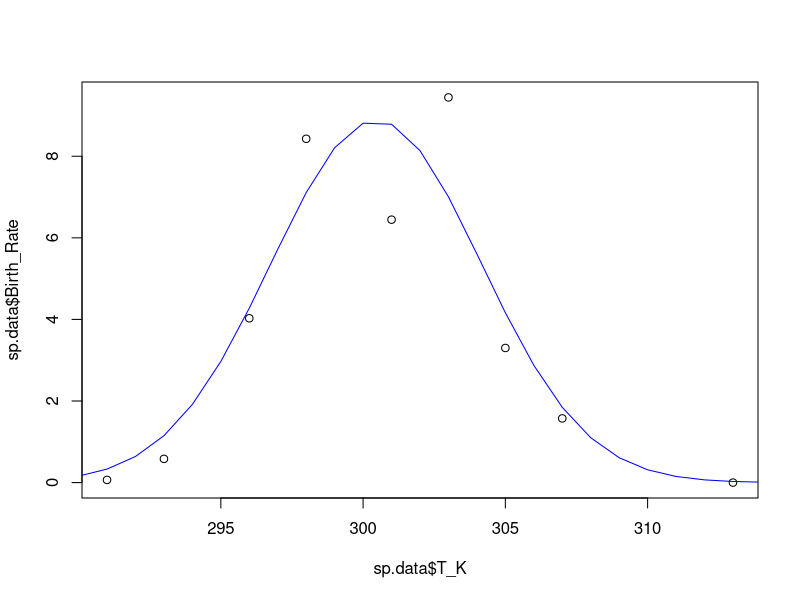
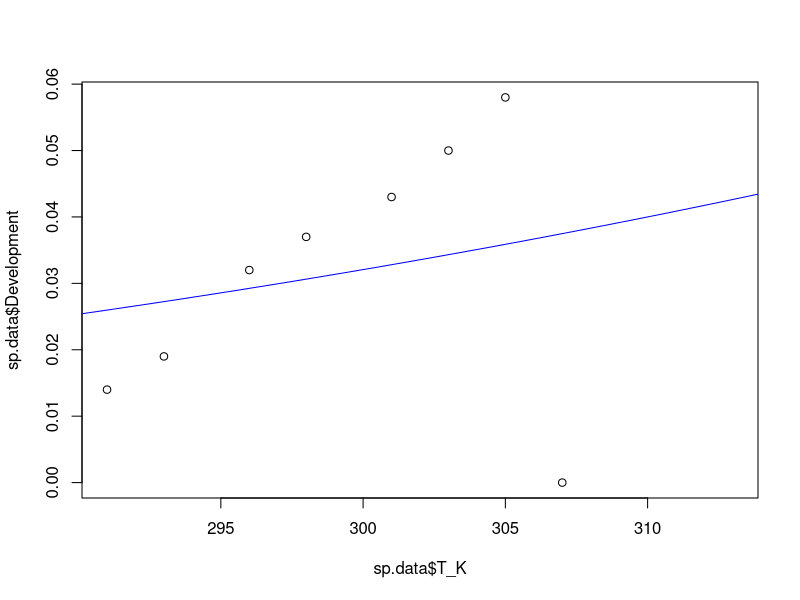

The R script that drew these images, in order: (Note: this script raises an error after producing the figures.)
###################################################################
#### This R script fits functions to temperature response data ####
###################################################################


# Load packages and set working directory
library(tidyr)
library(ggplot2)
library(dplyr)
library(tidyverse)
setwd(dirname(rstudioapi::getActiveDocumentContext()$path))

# Read data
data <- as.data.frame(read_csv("Temperature response data.csv"))

# Select an insect by removing # in front of name and placing # in front of other species
sp.data <- subset(data, Species == "Clavigralla shadabi")
#sp.data <- subset(data, Species == "Clavigralla tomentosicollis Benin")
#sp.data <- subset(data, Species == "Clavigralla tomentosicollis Nigeria")
#sp.data <- subset(data, Species == "Clavigralla tomentosicollis Burkina Faso")
#sp.data <- subset(data, Species == "Apolygus lucorum")
#sp.data <- subset(data, Species == "Adelphocoris suturalis")
#sp.data <- subset(data, Species == "Macrosiphum euphorbiae Brazil")
#sp.data <- subset(data, Species == "Aulacorthum solani Brazil")
#sp.data <- subset(data, Species == "Uroleucon ambrosiae")
#sp.data <- subset(data, Species == "Lygus lineolaris")
#sp.data <- subset(data, Species == "Pilophorus typicus")
#sp.data <- subset(data, Species == "Macrolophus pygmaeus on Myzus persicae")
#sp.data <- subset(data, Species == "Macrolophus pygmaeus on Trialeurodes vaporariorum")

# Remove columns that do not contain temperature data
sp.data <- sp.data[-c(1:8,12,14,16,18,20,22,24,26,27,29,31,32,34,35,37,39,40,42,44,46,48,49)]


# Set some option for nls and plots
Tmin <- 285
Tmax <- 315
TR <- 298



################################ FECUNDITY #####################################
# NLS
fec <- nls(Birth_Rate ~ bTopt*exp(-((T_K-Toptb)^2)/(2*sb^2)), data=sp.data,
           start=list(bTopt=5, Toptb=TR+2, sb=3))
summary(fec)
# Plot model fits
plot(sp.data$T_K, sp.data$Birth_Rate)
points(seq(Tmin,Tmax,1),coef(fec)[1]*exp(-((seq(Tmin,Tmax,1)-coef(fec)[2])^2)/(2*coef(fec)[3]^2)), type="l", col="blue")



############################### DEVELOPMENT ####################################
# NLS (monotonic response)
dev.mon <- nls(Development ~ xTR*T_K/TR*exp(A*(1/TR-1/T_K)), data=sp.data,
               start=list(xTR=0.01, A=5000))
summary(dev.mon)
# Plot model fits
plot(sp.data$T_K, sp.data$Development)
points(seq(Tmin,Tmax,1), coef(dev.mon)[1]*(seq(Tmin,Tmax,1)/TR)*exp(coef(dev.mon)[2]*(1/TR-1/seq(Tmin,Tmax,1))), type="l", col="blue")


# NLS for development (Sharpe-Schoolfield response)
# estimate all parameters
dev <- nls(Development ~ xTR*(T_K/TR)*exp(A*(1/TR-1/T_K))/(1+exp(AL*(1/TL-1/T_K))+exp(AH*(1/TH-1/T_K))),
              data=sp.data, start=list(xTR=0.03, A=7000, AL=-30000, AH=270000, TL=286, TH=306))
summary(dev)
# Plot model fits
plot(sp.data$T_K, sp.data$Development)
points(seq(Tmin,Tmax,1), coef(dev)[1]*(seq(Tmin,Tmax,1)/TR)*exp(coef(dev)[2]*(1/TR-1/seq(Tmin,Tmax,1)))/
         (1+(exp(coef(dev)[3]*(1/coef(dev)[5]-1/seq(Tmin,Tmax,1)))+exp(coef(dev)[4]*(1/coef(dev)[6]-1/seq(Tmin,Tmax,1))))), type="l", col="blue")

# estimate xTR and A
# NOTE: removed data beyond max development
dev.mon <- nls(Development ~ xTR*T_K/TR*exp(A*(1/TR-1/T_K)), data=sp.data[-c((nrow(sp.data)-1):nrow(sp.data)),],
               start=list(xTR=0.1, A=1000))
summary(dev.mon)
# Plot model fits
plot(sp.data$T_K, sp.data$Development)
points(seq(Tmin,Tmax,1), coef(dev.mon)[1]*(seq(Tmin,Tmax,1)/TR)*exp(coef(dev.mon)[2]*(1/TR-1/seq(Tmin,Tmax,1))), type="l", col="blue")

# estimate AL, AH, TL, and TH
# NOTE: if needed, set AH based on NLS below and run code iteratively until AL and AH do not appreciably change)
dev.SS <- nls(Development ~ coef(dev.mon)[1]*(T_K/TR)*exp(coef(dev.mon)[2]*(1/TR-1/T_K))/(1+exp(AL*(1/TL-1/T_K))+exp(AH*(1/TH-1/T_K))),
              data=sp.data, start=list(AL=-30000, AH=270000, TL=286, TH=306))
summary(dev.SS)
# Plot model fits
plot(sp.data$T_K, sp.data$Development)
points(seq(Tmin,Tmax,1), coef(dev.mon)[1]*(seq(Tmin,Tmax,1)/TR)*exp(coef(dev.mon)[2]*(1/TR-1/seq(Tmin,Tmax,1)))/
         (1+(exp(coef(dev.SS)[1]*(1/coef(dev.SS)[3]-1/seq(Tmin,Tmax,1)))+exp(coef(dev.SS)[2]*(1/coef(dev.SS)[4]-1/seq(Tmin,Tmax,1))))), type="l", col="blue")

# estimate AL and AH separately from TL and TH if needed
kTL <- 285
kTH <- 305
dev.A <- nls(Development ~ coef(dev.mon)[1]*(T_K/TR)*exp(coef(dev.mon)[2]*(1/TR-1/T_K))/(1+exp(AL*(1/kTL-1/T_K))+exp(AH*(1/kTH-1/T_K))),
              data=sp.data, start=list(AL=-50000, AH=50000))
summary(dev.A)
dev.T <- nls(Development ~ coef(dev.mon)[1]*(T_K/TR)*exp(coef(dev.mon)[2]*(1/TR-1/T_K))/(1+exp(coef(dev.A)[1]*(1/TL-1/T_K))+exp(coef(dev.A)[2]*(1/TH-1/T_K))),
             data=sp.data, start=list(TL=kTL, TH=kTH))
summary(dev.T)
# Plot model fits
plot(sp.data$T_K, sp.data$Development)#, ylim=c(0,0.07))
points(seq(Tmin,Tmax,1), coef(dev.mon)[1]*(seq(Tmin,Tmax,1)/TR)*exp(coef(dev.mon)[2]*(1/TR-1/seq(Tmin,Tmax,1)))/
         (1+(exp(coef(dev.A)[1]*(1/coef(dev.T)[1]-1/seq(Tmin,Tmax,1)))+exp(coef(dev.A)[2]*(1/coef(dev.T)[2]-1/seq(Tmin,Tmax,1))))), type="l", col="blue")

# estimate TH and AH separately from TL and AL if needed
kAL <- -100000
dev.H <- nls(Development ~ coef(dev.mon)[1]*(T_K/TR)*exp(coef(dev.mon)[2]*(1/TR-1/T_K))/(1+exp(kAL*(1/kTL-1/T_K))+exp(AH*(1/TH-1/T_K))),
             data=sp.data, start=list(TH=kTH, AH=50000))
summary(dev.H)
dev.AL <- nls(Development ~ coef(dev.mon)[1]*(T_K/TR)*exp(coef(dev.mon)[2]*(1/TR-1/T_K))/(1+exp(AL*(1/kTL-1/T_K))+exp(coef(dev.H)[2]*(1/coef(dev.H)[1]-1/T_K))),
             data=sp.data, start=list(AL=-100000))
summary(dev.AL)
dev.TL <- nls(Development ~ coef(dev.mon)[1]*(T_K/TR)*exp(coef(dev.mon)[2]*(1/TR-1/T_K))/(1+exp(coef(dev.AL)[1]*(1/TL-1/T_K))+exp(coef(dev.H)[2]*(1/coef(dev.H)[1]-1/T_K))),
             data=sp.data, start=list(TL=kTL))
summary(dev.TL)
# Plot model fits
plot(sp.data$T_K, sp.data$Development)
points(seq(Tmin,Tmax,1), coef(dev.mon)[1]*(seq(Tmin,Tmax,1)/TR)*exp(coef(dev.mon)[2]*(1/TR-1/seq(Tmin,Tmax,1)))/
         (1+(exp(coef(dev.AL)[1]*(1/coef(dev.TL)[1]-1/seq(Tmin,Tmax,1)))+exp(coef(dev.H)[2]*(1/coef(dev.H)[1]-1/seq(Tmin,Tmax,1))))), type="l", col="blue")



################################ MORTALITY #####################################
# Mortality estimated using fit at reference temperature
# NLS for juvenile mortality
mort.J <- nls(Juv_Mortality ~ xTR*exp(A*(1/TR-1/T_K)), data=sp.data,
              start=list(xTR=0.01, A=10000))
summary(mort.J)
# Plot model fits
plot(sp.data$T_K, sp.data$Juv_Mortality, ylim=c(0,1))
points(seq(Tmin,Tmax,1), coef(mort.J)[1]*exp(coef(mort.J)[2]*(1/TR-1/seq(Tmin,Tmax,1))), type="l", col="blue")


# NLS for adult mortality
mort.A <- nls(Adult_Mortality ~ xTR*exp(A*(1/TR-1/T_K)), data=sp.data,
              start=list(xTR=0.01, A=10000))
summary(mort.A)
# Plot model fits
plot(sp.data$T_K, sp.data$Adult_Mortality, ylim=c(0,1))
points(seq(Tmin,Tmax,1), coef(mort.A)[1]*exp(coef(mort.A)[2]*(1/TR-1/seq(Tmin,Tmax,1))), type="l", col="blue")


# Mortality estimated using data at reference temperature
dJTR <- sp.data[sp.data$T_K==TR,"Juv_Mortality"]
dATR <- sp.data[sp.data$T_K==TR,"Adult_Mortality"]

# NLS for juvenile mortality
mort.J <- nls(Juv_Mortality ~ dJTR*exp(A*(1/TR-1/T_K)), data=sp.data,
              start=list(A=1000))
summary(mort.J)
# Plot model fits
plot(sp.data$T_K, sp.data$Juv_Mortality, ylim=c(0,0.2))
points(seq(Tmin,Tmax,1), dJTR*exp(coef(mort.J)[1]*(1/TR-1/seq(Tmin,Tmax,1))), type="l", col="blue")


# NLS for adult mortality
mort.A <- nls(Adult_Mortality ~ dATR*exp(A*(1/TR-1/T_K)), data=sp.data,
              start=list(A=1000))
summary(mort.A)
# Plot model fits
plot(sp.data$T_K, sp.data$Adult_Mortality, ylim=c(0,0.1))
points(seq(Tmin,Tmax,1), dATR*exp(coef(mort.A)[1]*(1/TR-1/seq(Tmin,Tmax,1))), type="l", col="blue")



########################### R0 (NET REPRODUCTIVE RATE) ##############################
# NLS
fit.R0 <- nls(R0 ~ R0Topt*exp(-((T_K-ToptR0)^2)/(2*sR0^2)), data=sp.data,
           start=list(R0Topt=100, ToptR0=TR, sR0=10))
summary(fit.R0)
# Plot model fits
plot(sp.data$T_K, sp.data$R0)
points(seq(Tmin,Tmax,1),coef(fit.R0)[1]*exp(-((seq(Tmin,Tmax,1)-coef(fit.R0)[2])^2)/(2*coef(fit.R0)[3]^2)), type="l", col="blue")



########################### r (INTRINSIC GROWTH RATE) ###############################
# estimate all parameters
r <- nls(r ~ xTR*(T_K/TR)*exp(A*(1/TR-1/T_K))/(1+exp(AL*(1/TL-1/T_K))+exp(AH*(1/TH-1/T_K))),
           data=sp.data, start=list(xTR=0.01, A=5000, AL=-150000, AH=200000, TL=290, TH=310))
summary(r)
# Plot model fits
plot(sp.data$T_K, sp.data$r)
points(seq(Tmin,Tmax,1), coef(r)[1]*(seq(Tmin,Tmax,1)/TR)*exp(coef(r)[2]*(1/TR-1/seq(Tmin,Tmax,1)))/
         (1+(exp(coef(r)[3]*(1/coef(r)[5]-1/seq(Tmin,Tmax,1)))+exp(coef(r)[4]*(1/coef(r)[6]-1/seq(Tmin,Tmax,1))))), type="l", col="blue")

# estimate xTR and A
# NOTE: removed data beyond max r
r.mon <- nls(r ~ xTR*T_K/TR*exp(A*(1/TR-1/T_K)), data=sp.data[-c((nrow(sp.data)-2):nrow(sp.data)),],
               start=list(xTR=0.1, A=1000))
summary(r.mon)
# Plot model fits
plot(sp.data$T_K, sp.data$r)
points(seq(Tmin,Tmax,1), coef(r.mon)[1]*(seq(Tmin,Tmax,1)/TR)*exp(coef(r.mon)[2]*(1/TR-1/seq(Tmin,Tmax,1))), type="l", col="blue")

# estimate AL, AH, TL, and TH
# NOTE: if needed, set AH based on NLS below and run code iteratively until AL and AH do not appreciably change)
r.SS <- nls(r ~ coef(r.mon)[1]*(T_K/TR)*exp(coef(r.mon)[2]*(1/TR-1/T_K))/(1+exp(AL*(1/TL-1/T_K))+exp(AH*(1/TH-1/T_K))),
              data=sp.data, start=list(AL=-62000, AH=30000, TL=285.2, TH=308.1))
summary(r.SS)
# Plot model fits
plot(sp.data$T_K, sp.data$r)
points(seq(Tmin,Tmax,1), coef(r.mon)[1]*(seq(Tmin,Tmax,1)/TR)*exp(coef(r.mon)[2]*(1/TR-1/seq(Tmin,Tmax,1)))/
         (1+(exp(coef(r.SS)[1]*(1/coef(r.SS)[3]-1/seq(Tmin,Tmax,1)))+exp(coef(r.SS)[2]*(1/coef(r.SS)[4]-1/seq(Tmin,Tmax,1))))), type="l", col="blue")

# estimate AL and AH separately from TL and TH if needed
kTL <- 292.2
kTH <- 304.7
r.A <- nls(r ~ coef(r.mon)[1]*(T_K/TR)*exp(coef(r.mon)[2]*(1/TR-1/T_K))/(1+exp(AL*(1/kTL-1/T_K))+exp(AH*(1/kTH-1/T_K))),
             data=sp.data, start=list(AL=-50000, AH=230000))
summary(r.A)
r.T <- nls(r ~ coef(r.mon)[1]*(T_K/TR)*exp(coef(r.mon)[2]*(1/TR-1/T_K))/(1+exp(coef(r.A)[1]*(1/TL-1/T_K))+exp(coef(r.A)[2]*(1/TH-1/T_K))),
             data=sp.data, start=list(TL=kTL, TH=kTH))
summary(r.T)
# Plot model fits
plot(sp.data$T_K, sp.data$r)#, ylim=c(0,0.07))
points(seq(Tmin,Tmax,1), coef(r.mon)[1]*(seq(Tmin,Tmax,1)/TR)*exp(coef(r.mon)[2]*(1/TR-1/seq(Tmin,Tmax,1)))/
         (1+(exp(coef(r.A)[1]*(1/coef(r.T)[1]-1/seq(Tmin,Tmax,1)))+exp(coef(r.A)[2]*(1/coef(r.T)[2]-1/seq(Tmin,Tmax,1))))), type="l", col="blue")

# estimate TH and AH separately from TL and AL if needed
kAL <- -100000
r.H <- nls(r ~ coef(r.mon)[1]*(T_K/TR)*exp(coef(r.mon)[2]*(1/TR-1/T_K))/(1+exp(kAL*(1/kTL-1/T_K))+exp(AH*(1/TH-1/T_K))),
             data=sp.data, start=list(TH=kTH, AH=50000))
summary(r.H)
r.AL <- nls(r ~ coef(r.mon)[1]*(T_K/TR)*exp(coef(r.mon)[2]*(1/TR-1/T_K))/(1+exp(AL*(1/kTL-1/T_K))+exp(coef(r.H)[2]*(1/coef(r.H)[1]-1/T_K))),
              data=sp.data, start=list(AL=-100000))
summary(r.AL)
r.TL <- nls(r ~ coef(r.mon)[1]*(T_K/TR)*exp(coef(r.mon)[2]*(1/TR-1/T_K))/(1+exp(coef(r.AL)[1]*(1/TL-1/T_K))+exp(coef(r.H)[2]*(1/coef(r.H)[1]-1/T_K))),
              data=sp.data, start=list(TL=kTL))
summary(r.TL)
# Plot model fits
plot(sp.data$T_K, sp.data$r)
points(seq(Tmin,Tmax,1), coef(r.mon)[1]*(seq(Tmin,Tmax,1)/TR)*exp(coef(r.mon)[2]*(1/TR-1/seq(Tmin,Tmax,1)))/
         (1+(exp(coef(r.AL)[1]*(1/coef(r.TL)[1]-1/seq(Tmin,Tmax,1)))+exp(coef(r.H)[2]*(1/coef(r.H)[1]-1/seq(Tmin,Tmax,1))))), type="l", col="blue")

# Calculate Xmax and Topt for r
Xmax <- 0
Topt <- 0
for(i in 0:100) {
  T <- coef(r.T)[1] + i*(coef(r.T)[2]-coef(r.T)[1])/100
  X.T <- coef(r.mon)[1]*(T/TR)*exp(coef(r.mon)[2]*(1/TR-1/T))/(1+exp(coef(r.A)[1]*(1/coef(r.T)[1]-1/T))+exp(coef(r.A)[2]*(1/coef(r.T)[2]-1/T)))
  if(X.T > Xmax) {Xmax <- X.T
     Topt <- T}}
Xmax
Topt
